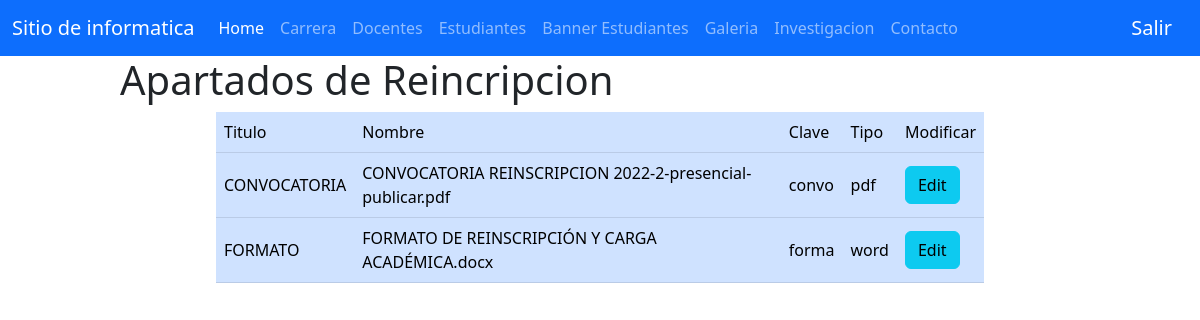
Page /pages/doom-admin/forms/formUpReinscripcion.php (signed in) on the committed database.
### tables this page shows
CREATE TABLE `rein` (
  `id` int(11) NOT NULL,
  `ti_but` varchar(60) NOT NULL,
  `archivo` varchar(100) NOT NULL,
  `clave` varchar(60) NOT NULL,
  `tipo` varchar(40) NOT NULL
);

### pages/doom-admin/forms/formUpReinscripcion.php (the view, shortened to what this page needs)
<?php
include_once "./../vistas/header.php";
$objeto = new Conexion();
$conexion = $objeto->Conectar();
$buscar = "SELECT * FROM rein";
$resultado = $conexion->prepare($buscar);
$resultado->execute();
$data=$resultado->fetchAll(PDO::FETCH_ASSOC);
?>
<div class="ContForm">
<table class="table align-middle table-primary">
<h1>Apartados de Reincripcion</h1>
        <thead>
            <tr>
                <td>Titulo</td>
                <td>Nombre</td>
                <td>Clave</td>
                <td>Tipo</td>
                <td>Modificar</td>
            </tr>
        </thead>
        <tbody>
                <?php
                    foreach($data as $dat) {
                ?>
                    <tr>
                        <td><?php echo $dat['ti_but'] ?></td>
                        <td><?php echo $dat['archivo'] ?></td>
                        <td><?php echo $dat['clave'] ?></td>
                        <td><?php echo $dat['tipo'] ?></td>
                        <td><a class="btn btn-info" href="../forms/formReincripcion.php?id_user=<?php echo $dat['id'] ?>">Edit</a></td>
                    </tr>
                <?php
                    }
                ?>
        </tbody>
    </table>
</div>
<?php include_once "./../vistas/footer.php"; ?>

### css/global.css (style rules this page uses)
.ContForm { width: 80%; margin: auto; }
table { width: 80% !important; margin: auto !important; }

### rows in the picture
rein: ti_but "CONVOCATORIA", archivo "CONVOCATORIA REINSCRIPCION 2022-2-presencial-publicar.pdf", clave "convo", tipo "pdf"
rein: ti_but "FORMATO", archivo "FORMATO DE REINSCRIPCIÓN Y CARGA ACADÉMICA.docx", clave "forma", tipo "word"
